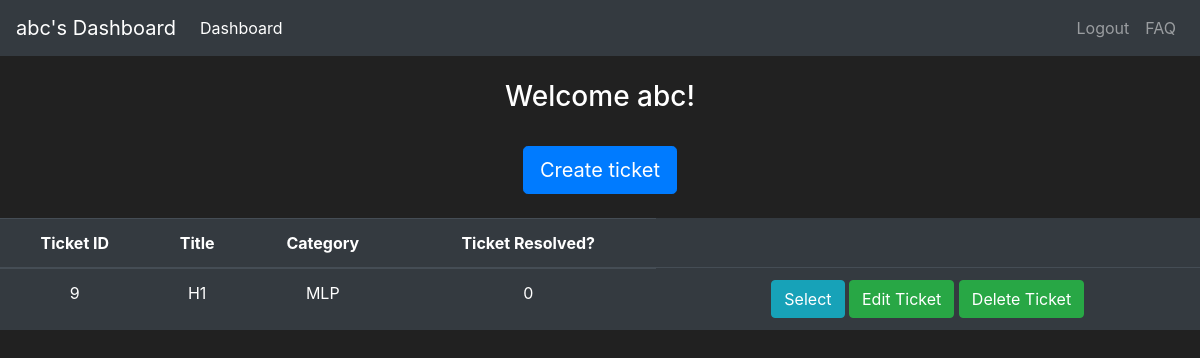
The page /dashboard (signed in) on the database its author committed.
### application/models.py (models this page shows, shortened)
class User(UserMixin, db.Model):
    __tablename__ = 'User'
    user_id = db.Column(db.Integer, autoincrement=True, primary_key=True)
    username = db.Column(db.String, nullable=False)
    password = db.Column(db.String(30), nullable=False)
    email = db.Column(db.String, nullable=False, unique=True)
    role = db.Column(db.Integer, nullable=False)
    joined_at = db.Column(db.DateTime(), default = datetime.utcnow, index = True)

class Ticket(db.Model):
    __tablename__ = 'Ticket'
    ticket_id = db.Column(db.Integer, primary_key=True, autoincrement=True)
    likes = db.Column(db.Integer, nullable=False, default=0)
    created_date = db.Column(db.DateTime(timezone=True), server_default=func.now(), nullable=False)
    is_resolved = db.Column(db.String, nullable=False)
    subject = db.Column(db.String, nullable=False)
    category = db.Column(db.String, nullable=False)
    user_id = db.Column(db.Integer, db.ForeignKey(User.user_id))

### application/controllers/app.py (the view, shortened to what this page needs)
@app.route('/dashboard', methods=['GET', 'POST'])
@login_required
def dashboard():
    form = EditTicket()
    form1 = DeleteForm()
    if current_user.role == 1:
        tickets = db.session.query(Ticket.ticket_id, Ticket.subject, Ticket.category, Ticket.is_resolved).filter_by(user_id=current_user.user_id).order_by(Ticket.created_date.desc()).all()
    elif current_user.role == 2:
        tickets = db.session.query(Ticket.ticket_id, Ticket.subject, Ticket.category, Ticket.is_resolved).filter_by(user_id=current_user.user_id).order_by(Ticket.likes.desc(), Ticket.is_resolved).all()
    else:
        tickets = db.session.query(Ticket.ticket_id, Ticket.subject, Ticket.category, Ticket.is_resolved).filter((Ticket.user_id==current_user.user_id) & (Ticket.is_resolved==1)).order_by(Ticket.likes.desc()).all()
    if request.method == "GET":
        return render_template("dashboard.html", user=current_user, items=tickets, form=form, form1=form1)

### application/controllers/auth.py (called while the page is built)
@login_manager.user_loader
def load_user(user_id):
    return User.query.get(user_id)

### templates/dashboard.html (shortened to what this page needs)
{% extends 'template.html' %}
{% block head %}
    {{user.username}}'s Dashboard
{% endblock %}
{% block body %}
<br>
<body class="text-center">
    <div class="container">
        <h3> Welcome {{user.username}}!</h3>
    </div><br>
    {% if user.role == 1 %}
        <button class="btn btn-lg btn-primary"><a style="color:white" href="{{url_for('add_ticket')}}">Create ticket</a></button>
    {% elif user.role == 2 %}
        # Select tag to choose tickets
        <button class="btn btn-lg btn-primary"><a style="color:white" href="{{url_for('mark_ticket')}}">Mark/Unmark a ticket</a></button>
    {% else %}
        # Select tag to choose resolved tickets
        <button class="btn btn-lg btn-primary"><a style="color:white" href="{{url_for('move_ticket')}}">Move ticket to FAQ</a></button>
    {% endif %}
    </div><br><br>
    <div>
              <table class="table table-hover table-dark">
        <thead>
            <tr>
                <th scope="col">Ticket ID</th>
                <th scope="col">Title</th>
                <th scope="col">Category</th>
                <th scope="col">Ticket Resolved?</th>
            </tr>
        </thead>
        <tbody>
            {% for item in items %}
                <tr>
                    <td>{{ item.ticket_id }}</td>
                    <td>{{ item.subject }}</td>
                    <td>{{ item.category }}</td>
                    <td>{{item.is_resolved}}</td>
                    <td>
                        <button class="btn btn-outline btn-info"><a style="color:white" href="/ticket/{{item.ticket_id}}">Select</a></button>
                        <button class="btn btn-outline btn-success" data-toggle="modal" data-target="#Modal-Edit-{{ item.ticket_id }}">Edit Ticket</button>
                        <button class="btn btn-outline btn-success"><a style="color:white" href="/delete/{{item.ticket_id}}">Delete Ticket</a></button>
                    </td>
                </tr>
            {% endfor %}
        </tbody>
    </table>
    </div>
</body>
{% endblock %}

### templates/template.html (shortened to what this page needs)
<!doctype html>
<html lang="en">
   <head>
      <link rel="stylesheet" href="https://cdn.jsdelivr.net/npm/bootstrap@4.5.3/dist/css/bootstrap.min.css">
   </head>
   <body>
      <nav class="navbar navbar-expand-md navbar-dark bg-dark">
      <a class="navbar-brand" href="#">
          {% block head %}
          {% endblock %}
      </a>
      <div class="collapse navbar-collapse" id="navbarNav">
          <ul class="navbar-nav mr-auto">
            <li class="nav-item active">
                <a class="nav-link" href="#">Dashboard <span class="sr-only">(current)</span></a>
            </li>
            <li class="nav-item">
                <a class="nav-link" href="#"></a>
            </li>
          </ul>
          <ul class="navbar-nav">
              <li class="nav-item">
                    <a class="nav-link" href="/logout">Logout</a>
              </li>
              <li class="nav-item">
                    <a class="nav-link" href="#">FAQ</a>
              </li>
          </ul>
      </div>
      </nav>
      {% block body %}
      {% endblock %}
   </body>
</html>

### templates/template.html (style rules this page uses)
body { background-color: #212121; color: white }

### rows shown on the page
User: username "abc"
Ticket: ticket_id "9", subject "H1", category "MLP", is_resolved "0"
